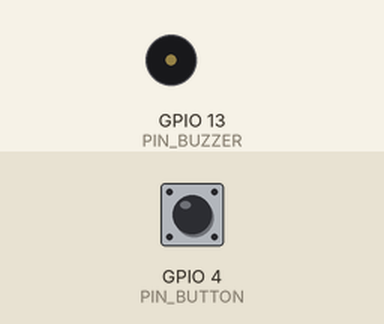
Simulated run of this program. Board: ESP32. Shown: buzzer (waves = sounding). Inputs (shaded band) come from the test bench; at power-on: GPIO 4 (PIN_BUTTON) HIGH.

Above: at 1.2 s.
1.3 s: GPIO 4 (PIN_BUTTON) pulled LOW for 0.15 s
At 1.52 s:
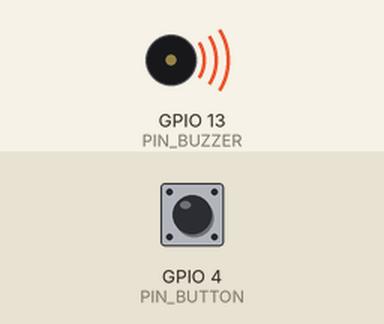
3.2 s: GPIO 4 (PIN_BUTTON) pulled LOW for 3.2 s
At 7.9 s:
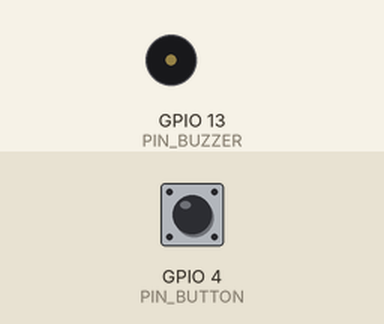
Timing chart, 0 to 9.4 s (numbered marks = the images above; inputs shaded):
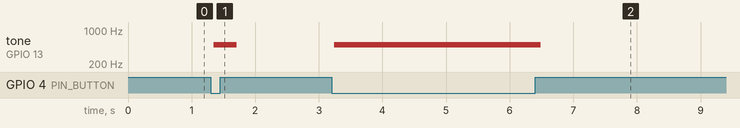

Measured:
- after the input at 1.3 s, tone on GPIO 13 (PIN_BUZZER): silent → 500 Hz after 0.05 s, → silent 0.36 s later
- after the input at 3.2 s, tone on GPIO 13 (PIN_BUZZER): silent → 500 Hz after 0.05 s, → silent 3.2 s later

The program:

main.cpp
```cpp
#include <Arduino.h>

/* O objetivo desse código é gerar um pulso com 50% de largura em PWM usando o próprio GPIO em vez da
* funçãoledcWriteTone(), a qual possui bugs para determinados períodos do pulso menores que 20msg. Com
* isso usaremos os pŕopios pinos de saída/entrada em conjunto com um temporizador para gerar os pulsos.
*/

#define PIN_BUTTON 4
#define PIN_BUZZER 13

// variável timer
hw_timer_t* timer = NULL;

// bit usado para verificar se timer está ativado
bool isAlerting = false;

// ativamento do buzeer
void alert();

// evento temporizado
void IRAM_ATTR ontimer() {
  // inverte o sinal do pino referente ao circuito do Buzzer
  digitalWrite(PIN_BUZZER, !digitalRead(PIN_BUZZER));
}


void setup() {

  // Input
  pinMode(PIN_BUTTON, INPUT);

  // Output
  pinMode(PIN_BUZZER, OUTPUT);

  /*  Set da frequẽncia do temporizador
  * Na esp32: clock ticks at 80 MHz / 80 = 1 MHz
  */
  timer = timerBegin(0, 80, true); // freq = 1 MHz

  // Anexa evento ontimer ao temporizador, realizando-o a cada interrupção
  timerAttachInterrupt(timer, &ontimer, true /*borda*/);

}

void loop() {

  if(digitalRead(PIN_BUTTON) == LOW){

    if(!isAlerting)   // se alert não está ativado
    {
      // alert acaba de ser ativado
      isAlerting = true;

      // set do alarm para geração de um evento de 1 ms, com autoreload
      timerAlarmWrite(timer, 1000 /*Talarm = alarm_value * (1/ftimer) */, true);

      // começa em alarm
      timerAlarmEnable(timer);
    }

    alert();

  }

  else{

    if(isAlerting)  // se alert está ativado
    {
      // alert acaba de ser desativado
      isAlerting  = false;

      // desativa alarm
      timerAlarmDisable(timer);

      // desativa buzzer (pode estar ativado no momento de desativamento do alarm)
      digitalWrite(PIN_BUZZER, LOW);
    }

  }

}

void alert(){
  float sinVal;
  int toneVal;

  for(int t=0; t<360; t+=90)
  {
    sinVal = sin(t*(PI/180));     //  seno de t
    toneVal = 2000 + sinVal*500;  //  2000 + sin(t)*500

    /*Observe que o objetivo era, através do timer, gerar uma PWM com 50% da largura de onda em relação ao
    * gerado com ledcWriteTone(), por isso utilizamos alarm_value = 500000/toneval ao invés de 1000000/
    * toneVal, a medida em que isso gerará (em média) um pulso de f=4000Hz ao invés de 2000Hz.
    */
    timerAlarmWrite(timer, 500000/toneVal, true); //
    delay(90);
  }

}
```
